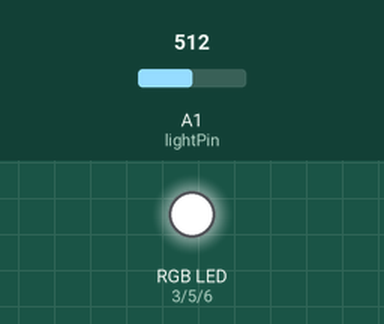
This sketch was run on a simulated Arduino Uno, built with avr-gcc and run on an emulated ATmega328P. Shown: an RGB LED mixed from three pins (HIGH = lit). The test bench sets the inputs (shaded band); at power-on: A1 (lightPin) = 512. What the sketch prints to the serial monitor is not drawn.

Above: at 0.15 s.
At 0.45 s:
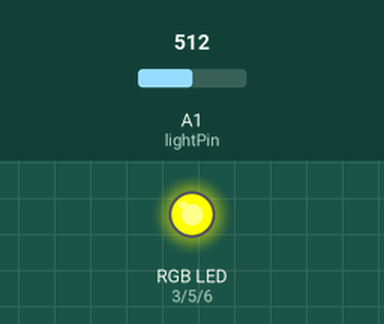
At 0.76 s:
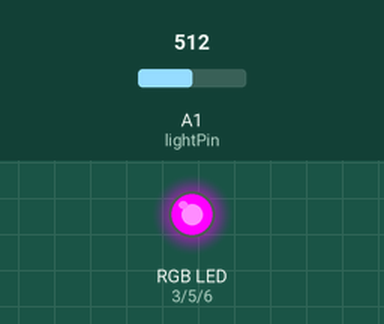
At 107.99 s:
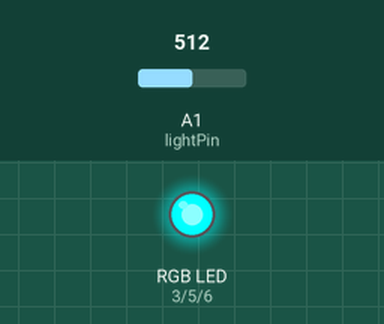
At 108.32 s:
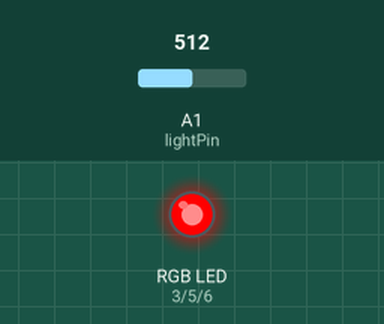
Timing chart, 0 to 108.6 s (numbered marks = the images above):
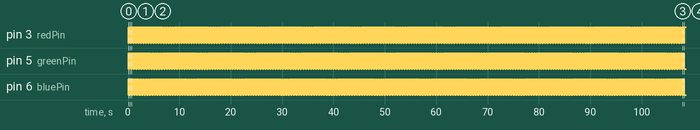

Measured:
- by itself, pin 3 (redPin), pin 5 (greenPin), pin 6 (bluePin): alternates HIGH for 0.06 s and LOW for 0.02 s

The sketch:

rgbled.ino
```cpp
/*
 * LilyPad tutorial: color (RGB LEDs)
 *
 * Uses a LilyPad RGB LED module to play with
  * dynamic colored light. See this web color chart
  * for the (Red,Green,Blue) values of different colors:
 * http://www.visibone.com/colorlab/
 */

int lightPin = 1;       // define a pin for Photo resistor
int redPin = 3; 	// R petal on RGB LED module connected to digital pin 11
int greenPin = 5; 	// G petal on RGB LED module connected to digital pin 9
int bluePin = 6; 	// B petal on RGB LED module connected to digital pin 10

void setup()
{
         Serial.begin(115200);  //Begin serial communcation
         pinMode(redPin, OUTPUT); 	// sets the redPin to be an output
         pinMode(greenPin, OUTPUT); 	// sets the greenPin to be an output
         pinMode(bluePin, OUTPUT); 	// sets the bluePin to be an output
}

void loop() 	// run over and over again
{
          int r = 0, g = 0 ,b = 0;

          // Basic colors:
          color(255, 0, 0); 	// turn the RGB LED red
          delay(20); 	// delay for 1 second
          Serial.println(analogRead(lightPin)); //Write the value of the photoresistor
          color(0, 255, 0); 	// turn the RGB LED green
          delay(20); 	// delay for 1 second
          Serial.println(analogRead(lightPin)); //Write the value of the photoresistor
          color(0, 0, 255); 	// turn the RGB LED blue
          delay(20); 	// delay for 1 second
          Serial.println(analogRead(lightPin)); //Write the value of the photoresistor
          color(0,0,0); 	// turn the RGB LED off
          delay(20); 	// delay for 1 second
          Serial.println(analogRead(lightPin)); //Write the value of the photoresistor

 #if 0
          // Example blended colors:
          color(255, 255, 0); 	// turn the RGB LED yellow
          delay(500); 	// delay for 1 second
          color(255, 255, 255); 	// turn the RGB LED white
          delay(500); 	// delay for 1 second
          color(255, 0, 255); 	// turn the RGB LED purple
          delay(500); 	// delay for 1 second
          color(0, 255, 255); 	// turn the RGB LED cyan
          delay(500); 	// delay for 1 second
          color(0, 0, 0); 	// turn the RGB LED off
          delay(500); 	// delay for 1 second

          for (r = 0; r < 8; r++)
          {
          for (g = 0; g < 8; g++)
          {
          for (b = 0; b < 8; b++)
          {
                  color(r*32, g*32, b*32); // turn the RGB LED off
                  delay(50); 	// delay for 10 ms
          }
          }
          }

          for (b = 8; b > 0; b--)
          {
          for (g = 8; g > 0; g--)
          {
          for (r = 8; r > 0; r--)
          {
                  color(r*32, g*32, b*32); // turn the RGB LED off
                  delay(50); 	// delay for 10 ms
          }
          }
          }
#endif
}

void color (unsigned char red, unsigned char green, unsigned char blue)     // the color generating function
{
          analogWrite(redPin, 255-red);
          analogWrite(bluePin, 255-blue);
          analogWrite(greenPin, 255-green);
}
```
